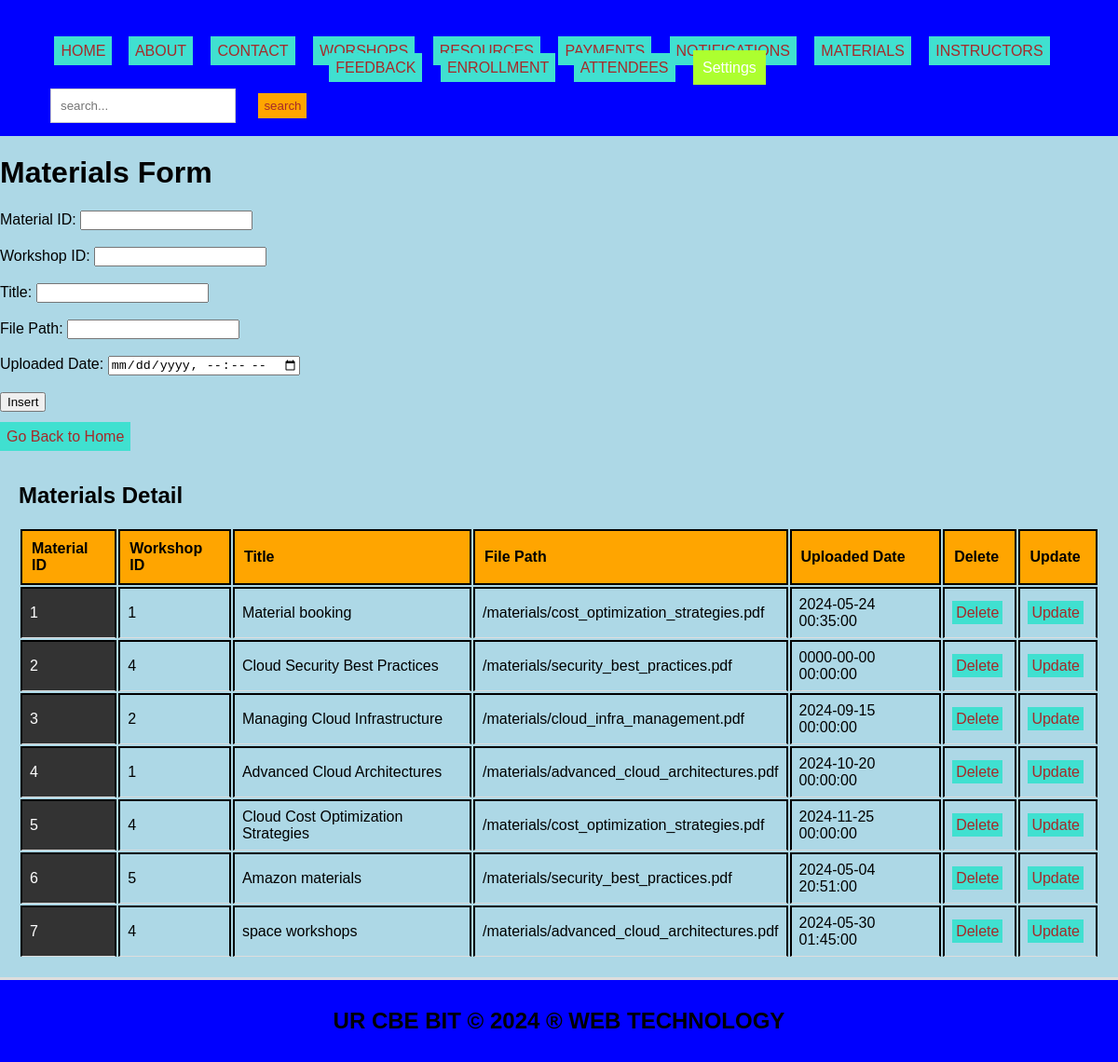
Page /materials.php on the committed database.
### tables this page shows
CREATE TABLE `materials` (
  `material_id` int(11) NOT NULL,
  `workshop_id` int(11) DEFAULT NULL,
  `title` varchar(255) DEFAULT NULL,
  `file_path` varchar(255) DEFAULT NULL,
  `uploaded_date` datetime DEFAULT NULL
);

### materials.php (the view, shortened to what this page needs)
<!DOCTYPE html>
<html lang="en">
<head>
  <link rel="stylesheet" type="text/css" href="style.css">
</head>
<body style="background-color: lightblue;">
  <header>
    <ul style="list-style-type: none; padding: 0;">
      <li style="display: inline; margin-right: 10px;">
           <ul style="list-style-type: none; padding: 0;">
    </li>
    <li style="display: inline; margin-right: 8px;"><a href="./home.html">HOME</a></li>
    <li style="display: inline; margin-right: 10px;"><a href="./about.html">ABOUT</a></li>
    <li style="display: inline; margin-right: 10px;"><a href="./contact.html">CONTACT</a></li>
    <li style="display: inline; margin-right: 10px;"><a href="./workshops.php">WORSHOPS</a></li>
    <li style="display: inline; margin-right: 10px;"><a href="./resources.php">RESOURCES</a></li>
    <li style="display: inline; margin-right: 10px;"><a href="./payments.php">PAYMENTS</a></li>
    <li style="display: inline; margin-right: 10px;"><a href="./notifications.php">NOTIFICATIONS</a></li>
    <li style="display: inline; margin-right: 10px;"><a href="./materials.php">MATERIALS</a></li>
    <li style="display: inline; margin-right: 10px;"><a href="./instructors.php">INSTRUCTORS</a></li>
    <li style="display: inline; margin-right: 10px;"><a href="./feedback.php">FEEDBACK</a></li>
    <li style="display: inline; margin-right: 10px;"><a href="./enrollment.php">ENROLLMENT</a></li>
    <li style="display: inline; margin-right: 10px;"><a href="./attendees.php">ATTENDEES</a></li>
      <li class="dropdown" style="display: inline; margin-right: 10px;">
      <a href="#" style="padding: 10px; color: white; background-color: greenyellow; text-decoration: none; margin-right: 15px;">Settings</a>
    </li>
    </ul>
  </header>
<body style="background-color: yellowgreen;">
    <div class="search-form">
      <form role="search" action="search.php">
        <input class="form-control" type="search" placeholder="search..." aria-label="search" name="query">
        <button class="btn" type="submit">search</button>
      </form>
    </div>
    <h1>Materials Form</h1>
    <form method="post" onsubmit="return confirmInsert();">
        <label for="material_id">Material ID:</label>
        <input type="number" id="material_id" name="material_id" required><br><br>
        <label for="workshop_id">Workshop ID:</label>
        <input type="number" id="workshop_id" name="workshop_id" required><br><br>
        <label for="title">Title:</label>
        <input type="text" id="title" name="title" required><br><br>
        <label for="file_path">File Path:</label>
        <input type="text" id="file_path" name="file_path" required><br><br>
        <label for="uploaded_date">Uploaded Date:</label>
        <input type="datetime-local" id="uploaded_date" name="uploaded_date" required><br><br>
        <input type="submit" name="add" value="Insert"><br><br>
        <a href="./home.html">Go Back to Home</a>
    </form>
    <?php
    include('database_connection.php');
    ?>
    <section>
        <h2>Materials Detail</h2>
        <table>
            <tr>
                <th>Material ID</th>
                <th>Workshop ID</th>
                <th>Title</th>
                <th>File Path</th>
                <th>Uploaded Date</th>
                <th>Delete</th>
                <th>Update</th>
            </tr>
            <?php
            $sql = "SELECT * FROM materials";
            $result = $connection->query($sql);
            if ($result->num_rows > 0) {
                while ($row = $result->fetch_assoc()) {
                    echo "<tr>
                            <td>{$row['material_id']}</td>
                            <td>{$row['workshop_id']}</td>
                            <td>{$row['title']}</td>
                            <td>{$row['file_path']}</td>
                            <td>{$row['uploaded_date']}</td>
                            <td><a style='padding:4px' href='delete_materials.php?material_id={$row['material_id']}'>Delete</a></td>
                            <td><a style='padding:4px' href='update_materials.php?material_id={$row['material_id']}'>Update</a></td>
                          </tr>";
                }
            } else {
                echo "<tr><td colspan='7'>No data found</td></tr>";
            }
            ?>
        </table>
    </section>
    <footer>
        <h2>UR CBE BIT &copy; 2024 &reg; WEB TECHNOLOGY</h2>
    </footer>
</body>
</html>

### style.css (style rules this page uses)
body { font-family: Arial, sans-serif; margin: 0; padding: 0; }
.search-form { float: left; padding: 20px; }
.form-control { padding: 8px; margin-left: 4px; border: 1px solid #ccc; }
.btn { padding: 6px; background-color: orange; color: brown; border: none; }
.dropdown { position: relative; display: inline; margin-right: 10px; }
body { font-family: Arial,sans-serif; margin:0; padding:0; }
header { background-color:blue; padding: 20px; }
.dropdown { position: right; display:right; direction:rtl; }
section { padding:28px; border-bottom: 1px solid #ddd; }
footer { text-align: center; padding: 15px; background-color:blue; }

### materials.php (style rules this page uses)
a:link { color: #0066cc; text-decoration: none; }
a { padding: 7px; color: white; background-color: turquoise; text-decoration: none; margin-right: 5px; }
a:link { color: brown; }
button.btn { margin-left: 20px; margin-top: 10px; }
input.form-control { padding: 10px; }
th, td { border: 2px solid black; padding: 10px; text-align: left; }
th { background-color: orange; }
section { padding: 20px; border-bottom: 3px solid #ddd; }
header { text-align: center; padding: 30px; background-color: blue; }
.search-form { position: fixed; top: 70px; left: 30px; z-index: 999; }
footer { text-align: center; padding: 10px; background-color: blue; }

### rows in the picture
materials: material_id "1", workshop "1", title "Material booking", file_path "/materials/cost_optimization_strategies.pdf", uploaded_date "2024-05-24 00:35:00"
materials: material_id "2", workshop "4", title "Cloud Security Best Practices", file_path "/materials/security_best_practices.pdf", uploaded_date "0000-00-00 00:00:00"
materials: material_id "3", workshop "2", title "Managing Cloud Infrastructure", file_path "/materials/cloud_infra_management.pdf", uploaded_date "2024-09-15 00:00:00"
materials: material_id "4", workshop "1", title "Advanced Cloud Architectures", file_path "/materials/advanced_cloud_architectures.pdf", uploaded_date "2024-10-20 00:00:00"
materials: material_id "5", workshop "4", title "Cloud Cost Optimization Strategies", file_path "/materials/cost_optimization_strategies.pdf", uploaded_date "2024-11-25 00:00:00"
materials: material_id "6", workshop "5", title "Amazon materials", file_path "/materials/security_best_practices.pdf", uploaded_date "2024-05-04 20:51:00"
materials: material_id "7", workshop "4", title "space workshops", file_path "/materials/advanced_cloud_architectures.pdf", uploaded_date "2024-05-30 01:45:00"
